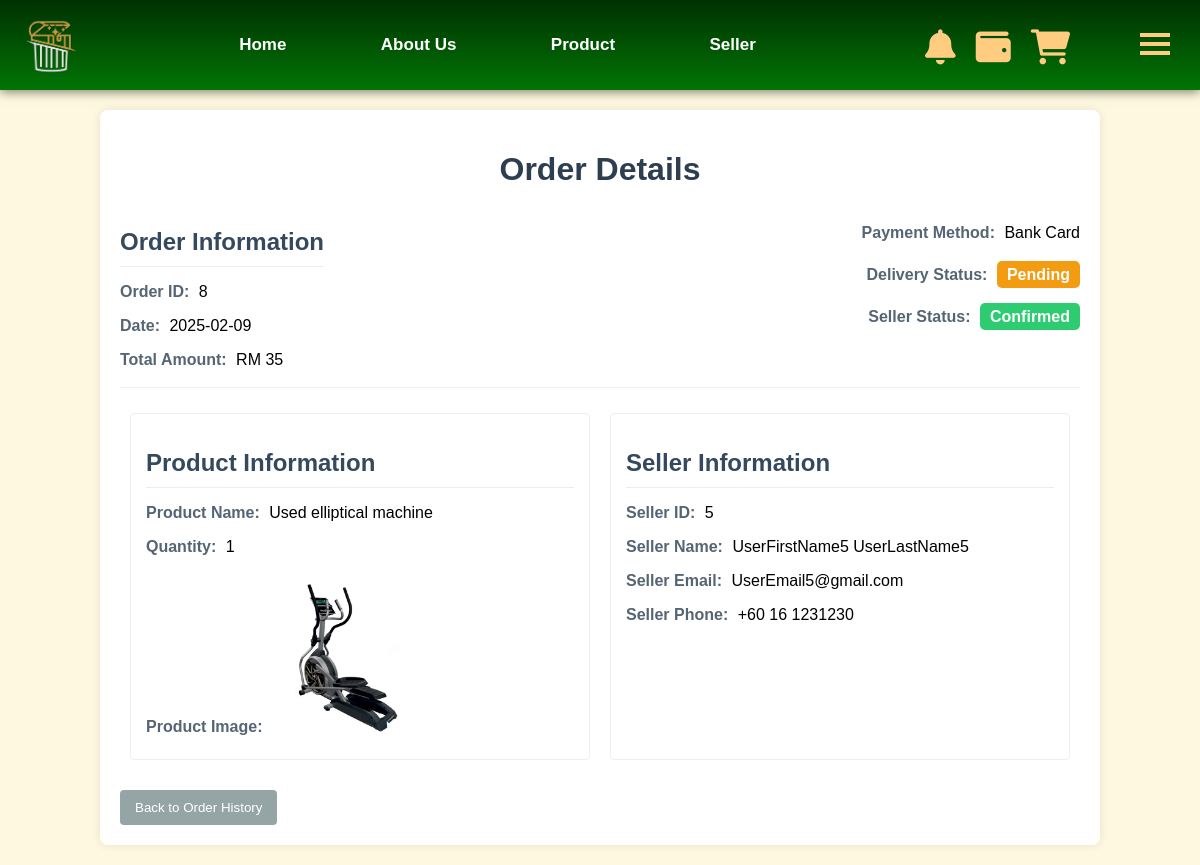
Page /user/order_details/8 (signed in) on the committed database.
### tables this page shows
CREATE TABLE orders (
        id INTEGER PRIMARY KEY AUTOINCREMENT,
        buyer_id INTEGER NOT NULL,
        product_id INTEGER NOT NULL, 
        quantity INTEGER NOT NULL,
        date DATE NOT NULL,
        payment_method TEXT NOT NULL,
        delivery_status TEXT DEFAULT 'Pending',
        seller_status TEXT DEFAULT 'Pending',
        total_amount DECIMAL(10,2) NOT NULL,
        FOREIGN KEY (buyer_id) REFERENCES user(pid) ON DELETE CASCADE ON UPDATE CASCADE
        FOREIGN KEY (product_id) REFERENCES products(id) 
    );

CREATE TABLE products (
        id INTEGER PRIMARY KEY AUTOINCREMENT,
        name TEXT NOT NULL,
        category TEXT NOT NULL,
        description TEXT,
        price DECIMAL(10, 2) NOT NULL,
        quantity INTEGER NOT NULL,
        condition TEXT NOT NULL,
        seller_id TEXT NOT NULL,
        image_path TEXT,
        video_path TEXT,
        FOREIGN KEY (seller_id) REFERENCES sellers(id) ON DELETE CASCADE
    );

CREATE TABLE sellers (
        id INTEGER NOT NULL,
        name TEXT NOT NULL,
        email TEXT UNIQUE NOT NULL,
        phone_number TEXT NOT NULL,
        FOREIGN KEY (id) REFERENCES user(pid) ON DELETE CASCADE ON UPDATE CASCADE
    );

### user_feature.py (the view, shortened to what this page needs)
@user_blueprint.route('/order_details/<int:order_id>', methods=['GET'])
def order_details(order_id):
    buyer_id = session.get("buyer_id")
    if not buyer_id:
        flash("You must be logged in to view order details.", "error")
        return redirect(url_for("login"))
    con = get_connect_db()
    cur = con.cursor()
    order = cur.execute("""
            SELECT
                o.id as order_id,
                o.buyer_id,
                o.product_id,
                o.quantity as order_quantity,
                o.date,
                o.total_amount,
                o.delivery_status,
                o.seller_status,
                o.payment_method,
                p.name as product_name,
                p.image_path as product_image_path,
                p.seller_id,
                s.name as seller_name,
                s.email as seller_email,
                s.phone_number as seller_phone
            FROM orders o
            JOIN products p ON o.product_id = p.id
            LEFT JOIN sellers s ON p.seller_id = s.id
            WHERE o.id = ? AND o.buyer_id = ?
        """, (order_id, buyer_id)).fetchone()
    try:
        int(order['seller_id'])
    except (ValueError, TypeError):
        order = dict(order) # Convert to dictionary so that we can assign new key:value
        order['seller_name'] = "Admin's Choice"
        order['seller_email'] = "support@trashandtreasure.com" # Added dummy admin email
        order['seller_phone'] = "+1 (800) 123-4567" # Added dummy admin phone
    return render_template("order_details.html", order=order)

### db.py (called while the page is built)
def get_connect_db():
    conn = sqlite3.connect(DATABASE_PATH)
    conn.row_factory = sqlite3.Row
    return conn

def get_unread_notification_count():
    user_id = session.get("buyer_id") or session.get("user_id")
    if not user_id:
        return 0
    con = get_connect_db()
    cur = con.cursor()
    unread_count = cur.execute("SELECT COUNT(*) FROM notification WHERE user_id = ? AND is_read = 0", (user_id,)).fetchone()[0]
    con.close()
    return unread_count

### web.py (called while the page is built)
@app.after_request
def add_header(response):
    response.headers["Cache-Control"] = "no-store, no-cache, must-revalidate, post-check=0, pre-check=0, max-age=0"
    response.headers["Pragma"] = "no-cache"
    response.headers["Expires"] = "0"
    return response

### templates/order_details.html (shortened to what this page needs)
{% extends "index.html" %}
{% block content %}
<link rel="stylesheet" href="/static/order_details.css">
<div class="order-details-container">
    <h1>Order Details</h1>
     <section class="order-header">
       <div class="order-info-header">
            <h2>Order Information</h2>
           <p><strong>Order ID:</strong> {{ order.order_id }}</p>
           <p><strong>Date:</strong> {{ order.date }}</p>
           <p><strong>Total Amount:</strong> RM {{ order.total_amount }}</p>
       </div>
          <div class="order-status">
            <p><strong>Payment Method:</strong> {{order.payment_method}} </p>
            <p><strong>Delivery Status:</strong> <span class="delivery-status {{ order.delivery_status.lower() }}">{{ order.delivery_status }}</span></p>
               <p><strong>Seller Status:</strong> <span class="seller-status {{ order.seller_status.lower() }}">{{order.seller_status}}</span></p>
          </div>
     </section>
    <div class="content-container">
        <section class="buyer-product-info">
            <div class="product-info">
                <h2>Product Information</h2>
                    <p><strong>Product Name:</strong> {{ order.product_name }}</p>
                    <p><strong>Quantity:</strong> {{ order.order_quantity }}</p>
                    <p><strong>Product Image:</strong> <img class="product-image" src="{{ order.product_image_path }}" alt="{{ order.product_name }}"></p>
            </div>
             <section class="seller-info">
                    <h2>Seller Information</h2>
                        <p><strong>Seller ID:</strong> {{ order.seller_id }}</p>
                        <p><strong>Seller Name:</strong> {{ order.seller_name }}</p>
                        <p><strong>Seller Email:</strong> {{ order.seller_email }}</p>
                        <p><strong>Seller Phone:</strong> {{ order.seller_phone }}</p>
            </section>
       </section>
    </div>
       <button class="back-button" onclick="window.location.href='{{url_for("user_orders")}}'">Back to Order History</button>
</div>
{% endblock %}

### static/navi.css (style rules this page uses)
body { margin: 0; padding: 0; font-family: 'Franklin Gothic Medium', 'Arial Narrow', Arial, sans-serif; scroll-behavior: smooth; background-color: #fff8e1; }
html { scroll-behavior: smooth; }
.content-container { display: flex; flex-direction: column; width: 100%; min-height: 90%; box-sizing: border-box; animation: fadeIn 0.5s ease; }

### static/order_details.css (style rules this page uses)
.order-details-container { margin: 20px 100px; background: #fff; padding: 20px; border-radius: 8px; box-shadow: 0 0 10px rgba(0, 0, 0, 0.1); }
.order-header { display: flex; justify-content: space-between; align-items: flex-start; border-bottom: 1px solid #eee; padding-bottom: 10px; margin-bottom: 15px; }
.order-status { display: flex; flex-direction: column; align-items: flex-end; }
h1 { text-align: center; margin-bottom: 20px; color: #2c3e50; }
.order-details-container h2 { border-bottom: 1px solid #eee; padding-bottom: 10px; margin-bottom: 15px; color: #34495e; }
.buyer-product-info { display: flex; justify-content: space-between; flex-basis: calc(100% - 20px); margin: 10px; }
.product-info { flex: 1; padding: 15px; border: 1px solid #eee; border-radius: 4px; margin-right: 10px; }
.seller-info { flex: 1; padding: 15px; border: 1px solid #eee; border-radius: 4px; margin-left: 10px; }
.product-image { width: 150px; height: 150px; object-fit: contain; border-radius: 4px; margin-top: 10px; }
.order-details-container p { margin-bottom: 8px; }
.order-details-container strong { font-weight: bold; color: #566573; margin-right: 5px; }
.back-button { display: block; background-color: #95a5a6; color: #fff; border: none; padding: 10px 15px; border-radius: 4px; cursor: pointer; text-align: center; text-decoration: none; transition: background-color 0.3s ease; margin-top: 20px; }
.delivery-status { padding: 5px 10px; border-radius: 5px; font-weight: bold; color: #fff; }
.delivery-status.pending { background-color: #f39c12; }
.seller-status { padding: 5px 10px; border-radius: 5px; font-weight: bold; color: #fff; }
.seller-status.confirmed { background-color: #2ecc71; }

### rows in the picture
orders: order_id "8", date "2025-02-09", total_amount "35", payment_method "Bank Card", delivery_status "Pending", seller_status "Confirmed", order_quantity "1"
products: product_name "Used elliptical machine", product_image_path (picture), seller_id "5"
sellers: seller_name "UserFirstName5 UserLastName5", seller_email "UserEmail5@gmail.com", seller_phone "+60 16 1231230"
